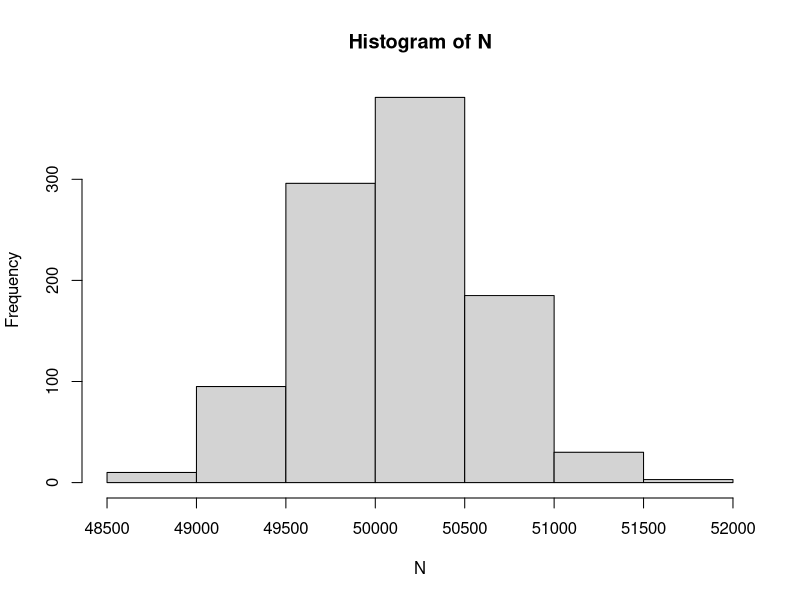

The R script that drew this image:
### R program that simulates Groups Testing.  Example C, pp 128-129.

n = 100000		# samples
m = 10000		# groups
k = n/m			# samples in each group Note: n = m*k

Pi = 0.05		# prevalence P(D)
Eta = 1			# sensativity P(+|D)
Theta = 1		# specificity P(-|D^c)

p = 1 - ( Eta*Pi + (1-Theta)*(1-Pi) )	# probability a sample tests negative

# See the distribution of N, the count of the number of postive tests

B = 1000
N = numeric(B)			# vector of the number of tests performed

for(j in 1:B){

for (i in 1:m){
	
	# test m groups
	if(rbinom(1,1,p^k) == 1){ 
		# group is negative, with probability p^k, and only one test needs to be performed
		N[j] = N[j] + 1
	}
	else{
		# group is postive, so one test is done and k more need to be performed
		N[j] = N[j] + k + 1
	}
}

}



# the simlates value for N

mean(N)
sd(N)
hist(N)

# the theoretical expected value for N
ev.N = n*(1 + (1/k) - (p^k))
ev.N
